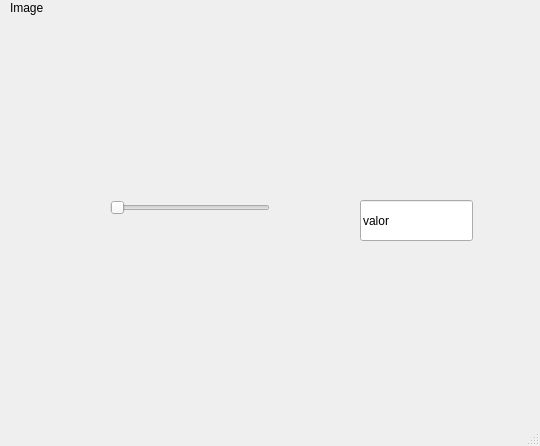
<?xml version="1.0" encoding="UTF-8"?>
<ui version="4.0">
 <class>MainWindow</class>
 <widget class="QMainWindow" name="MainWindow">
  <property name="geometry">
   <rect>
    <x>0</x>
    <y>0</y>
    <width>540</width>
    <height>446</height>
   </rect>
  </property>
  <property name="windowTitle">
   <string>MainWindow</string>
  </property>
  <widget class="QWidget" name="centralwidget">
   <widget class="QLabel" name="label">
    <property name="geometry">
     <rect>
      <x>0</x>
      <y>20</y>
      <width>191</width>
      <height>131</height>
     </rect>
    </property>
    <property name="styleSheet">
     <string notr="true"/>
    </property>
    <property name="text">
     <string/>
    </property>
    <property name="pixmap">
     <pixmap resource="../Archivo/recursos.qrc">:/Logos/leo.jpg</pixmap>
    </property>
    <property name="scaledContents">
     <bool>true</bool>
    </property>
   </widget>
   <widget class="QLabel" name="label_2">
    <property name="geometry">
     <rect>
      <x>10</x>
      <y>0</y>
      <width>41</width>
      <height>16</height>
     </rect>
    </property>
    <property name="text">
     <string>Image</string>
    </property>
   </widget>
   <widget class="QLabel" name="label_3">
    <property name="geometry">
     <rect>
      <x>340</x>
      <y>10</y>
      <width>191</width>
      <height>131</height>
     </rect>
    </property>
    <property name="styleSheet">
     <string notr="true"/>
    </property>
    <property name="text">
     <string/>
    </property>
    <property name="pixmap">
     <pixmap resource="../Archivo/recursos.qrc">:/Ejercicios/leoyzell.jpg</pixmap>
    </property>
    <property name="scaledContents">
     <bool>true</bool>
    </property>
   </widget>
   <widget class="QLabel" name="label_4">
    <property name="geometry">
     <rect>
      <x>10</x>
      <y>270</y>
      <width>191</width>
      <height>131</height>
     </rect>
    </property>
    <property name="styleSheet">
     <string notr="true"/>
    </property>
    <property name="text">
     <string/>
    </property>
    <property name="pixmap">
     <pixmap resource="../Archivo/recursos.qrc">:/Logos/volvemosacasa.png</pixmap>
    </property>
    <property name="scaledContents">
     <bool>true</bool>
    </property>
   </widget>
   <widget class="QLabel" name="label_5">
    <property name="geometry">
     <rect>
      <x>330</x>
      <y>270</y>
      <width>191</width>
      <height>131</height>
     </rect>
    </property>
    <property name="styleSheet">
     <string notr="true"/>
    </property>
    <property name="text">
     <string/>
    </property>
    <property name="pixmap">
     <pixmap resource="../Archivo/recursos.qrc">:/Logos/leo.jpg</pixmap>
    </property>
    <property name="scaledContents">
     <bool>true</bool>
    </property>
   </widget>
   <widget class="QLineEdit" name="lineEdit">
    <property name="geometry">
     <rect>
      <x>360</x>
      <y>200</y>
      <width>113</width>
      <height>41</height>
     </rect>
    </property>
    <property name="styleSheet">
     <string notr="true">font: 20pt &quot;MS Shell Dlg 2&quot;;
font: 20pt &quot;MS Shell Dlg 2&quot;;</string>
    </property>
    <property name="text">
     <string>valor</string>
    </property>
   </widget>
   <widget class="QLabel" name="txt_valor">
    <property name="geometry">
     <rect>
      <x>360</x>
      <y>150</y>
      <width>61</width>
      <height>41</height>
     </rect>
    </property>
    <property name="minimumSize">
     <size>
      <width>61</width>
      <height>41</height>
     </size>
    </property>
    <property name="styleSheet">
     <string notr="true">font: 20pt &quot;Arial&quot;;</string>
    </property>
    <property name="text">
     <string/>
    </property>
   </widget>
   <widget class="QSlider" name="horizontalSlider">
    <property name="geometry">
     <rect>
      <x>110</x>
      <y>200</y>
      <width>160</width>
      <height>16</height>
     </rect>
    </property>
    <property name="orientation">
     <enum>Qt::Horizontal</enum>
    </property>
   </widget>
  </widget>
  <widget class="QMenuBar" name="menubar">
   <property name="geometry">
    <rect>
     <x>0</x>
     <y>0</y>
     <width>540</width>
     <height>18</height>
    </rect>
   </property>
  </widget>
  <widget class="QStatusBar" name="statusbar"/>
 </widget>
 <resources>
  <include location="../Archivo/recursos.qrc"/>
 </resources>
 <connections/>
</ui>
